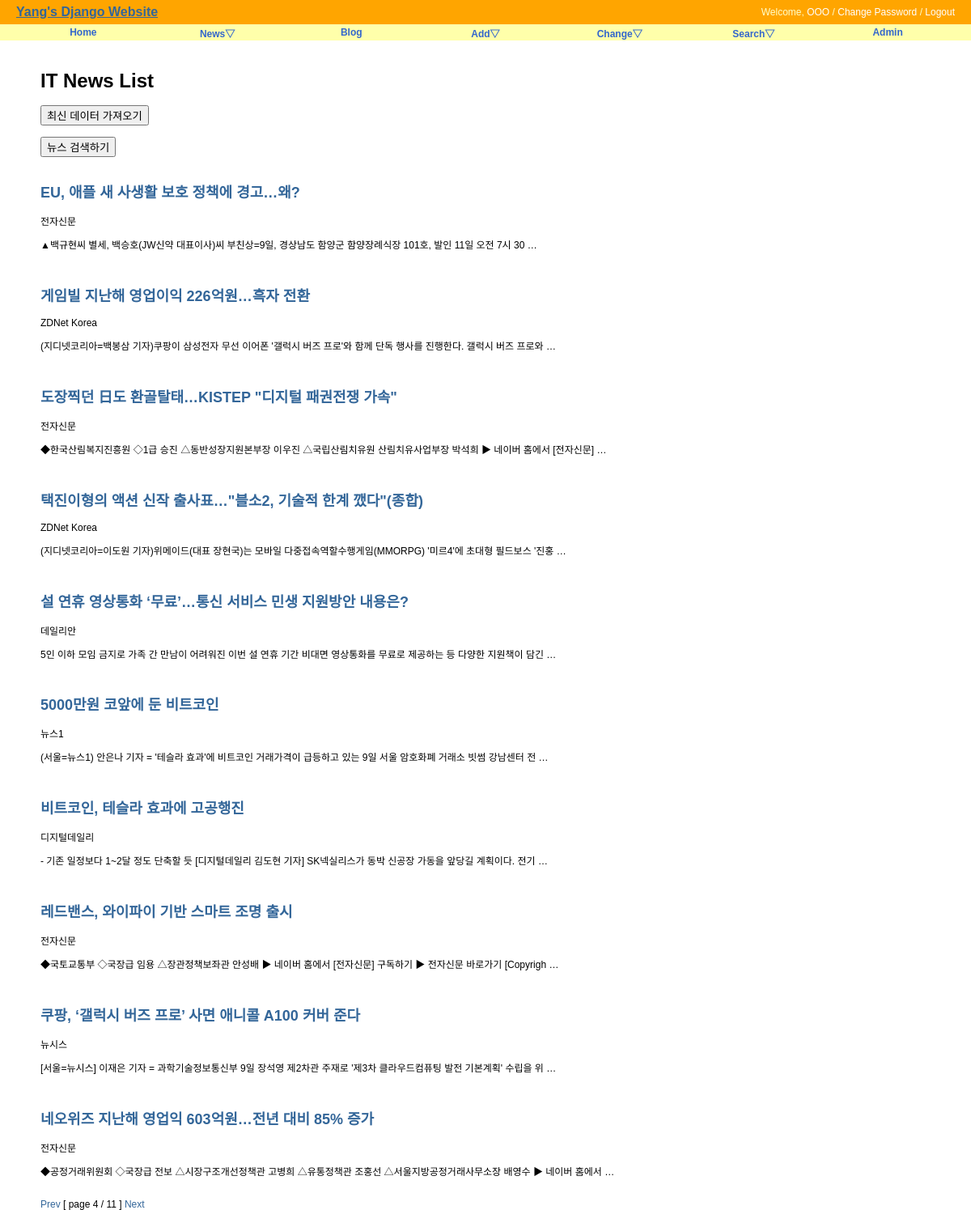
The app's page /news/?page=4 with its own data.
### news/models.py (models this page shows, shortened)
class New(models.Model):
    title = models.CharField('TITLE', max_length=300, help_text='news title')
    writer = models.CharField('WRITER', max_length=100, help_text='publisher')
    preview = models.TextField('PREVIEW', unique=True)
    published_date = models.DateTimeField(default=timezone.now)
    class Meta:
        verbose_name = 'new'
        verbose_name_plural = 'news'
        db_table = 'news_new'
        ordering = ('-published_date',)

### news/views.py (the view)
# urls.py: path('', NewsLV.as_view(), name='index'),
class NewsLV(ListView):
    model = New
    template_name = "news/news_all.html"
    context_object_name = "news"
    paginate_by = 10

### news/templates/news/news_all.html (shortened to what this page needs)
{% extends "base.html" %}
{% block content %}
<div id="content">
  <h1>IT News List</h1>
  <form action="{% url "news:news_list" %}" method="POST">
    <input type="submit" value="최신 데이터 가져오기" />
  </form><br/>
  <form action="{% url "news:search" %}" method="POST">
    <input type="submit" value="뉴스 검색하기" />
  </form><br/>
  {% for new in news %}
  <h2><a href="{% url 'news:news_detail' new.id %}">
      {{ new.title }}</a></h2>
      {{ new.writer}}
      <p>{{ new.preview }}</p>
      <br/>
  {% endfor %}
  <div>
    {% if page_obj.has_previous %}
    <a href="?page={{ page_obj.previous_page_number }}">Prev</a>
    {% endif %} [ page {{ page_obj.number }} / {{page_obj.paginator.num_pages }} ]
    {% if page_obj.has_next %}
    <a href="?page={{ page_obj.next_page_number }}">Next</a>
    {% endif %}
  </div>
</div>
{% endblock %}

### static/css/base.css (style rules this page uses)
body { font-family: "Lucida Grande", Verdana, Arial, sans-serif; font-size: 12px; }
div#content { position: absolute; top: 70px; left: 50px; right: 50px; }
a:link, a:visited { color: #369; text-decoration: none; }

### records on screen
New: title "EU, 애플 새 사생활 보호 정책에 경고…왜?", writer "전자신문", preview "▲백규현씨 별세, 백승호(JW신약 대표이사)씨 부친상=9일, 경상남도 함양군 함양장례식장 101호, 발인 11일 오전 7시 30 …"
New: title "게임빌 지난해 영업이익 226억원…흑자 전환", writer "ZDNet Korea", preview "(지디넷코리아=백봉삼 기자)쿠팡이 삼성전자 무선 이어폰 '갤럭시 버즈 프로'와 함께 단독 행사를 진행한다. 갤럭시 버즈 프로와 …"
New: title "도장찍던 日도 환골탈태…KISTEP \"디지털 패권전쟁 가속\"", writer "전자신문", preview "◆한국산림복지진흥원 ◇1급 승진 △동반성장지원본부장 이우진 △국립산림치유원 산림치유사업부장 박석희 ▶ 네이버 홈에서 [전자신문] …"
New: title "택진이형의 액션 신작 출사표…\"블소2, 기술적 한계 깼다\"(종합)", writer "ZDNet Korea", preview "(지디넷코리아=이도원 기자)위메이드(대표 장현국)는 모바일 다중접속역할수행게임(MMORPG) '미르4'에 초대형 필드보스 '진홍 …"
New: title "설 연휴 영상통화 ‘무료’…통신 서비스 민생 지원방안 내용은?", writer "데일리안", preview "5인 이하 모임 금지로 가족 간 만남이 어려워진 이번 설 연휴 기간 비대면 영상통화를 무료로 제공하는 등 다양한 지원책이 담긴 …"
New: title "5000만원 코앞에 둔 비트코인", writer "뉴스1", preview "(서울=뉴스1) 안은나 기자 = '테슬라 효과'에 비트코인 거래가격이 급등하고 있는 9일 서울 암호화폐 거래소 빗썸 강남센터 전 …"
New: title "비트코인, 테슬라 효과에 고공행진", writer "디지털데일리", preview "- 기존 일정보다 1~2달 정도 단축할 듯 [디지털데일리 김도현 기자] SK넥실리스가 동박 신공장 가동을 앞당길 계획이다. 전기 …"
New: title "레드밴스, 와이파이 기반 스마트 조명 출시", writer "전자신문", preview "◆국토교통부 ◇국장급 임용 △장관정책보좌관 안성배 ▶ 네이버 홈에서 [전자신문] 구독하기 ▶ 전자신문 바로가기 [Copyrigh …"
New: title "쿠팡, ‘갤럭시 버즈 프로’ 사면 애니콜 A100 커버 준다", writer "뉴시스", preview "[서울=뉴시스] 이재은 기자 = 과학기술정보통신부 9일 장석영 제2차관 주재로 '제3차 클라우드컴퓨팅 발전 기본계획' 수립을 위 …"
New: title "네오위즈 지난해 영업익 603억원…전년 대비 85% 증가", writer "전자신문", preview "◆공정거래위원회 ◇국장급 전보 △시장구조개선정책관 고병희 △유통정책관 조홍선 △서울지방공정거래사무소장 배영수 ▶ 네이버 홈에서 …"

### other values on screen
{{ page_obj.number }} "4"
{{ page_obj.paginator.num_pages }} "11"
